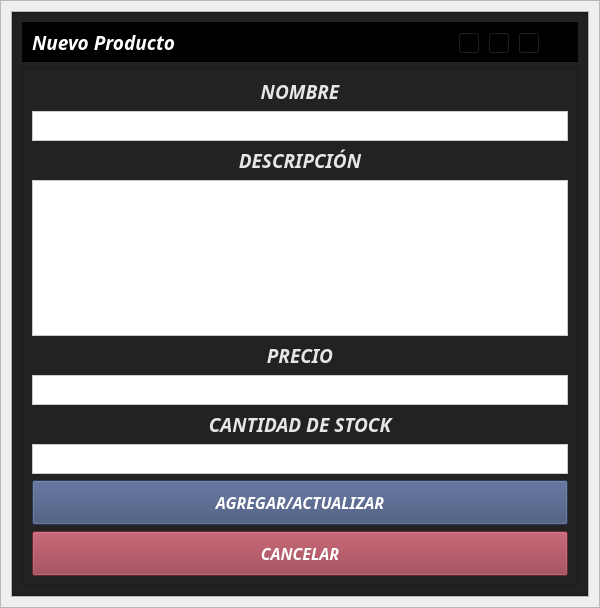
<?xml version="1.0" encoding="UTF-8"?>
<ui version="4.0">
 <class>add_edit_cliente</class>
 <widget class="QWidget" name="add_edit_cliente">
  <property name="geometry">
   <rect>
    <x>0</x>
    <y>0</y>
    <width>600</width>
    <height>608</height>
   </rect>
  </property>
  <property name="minimumSize">
   <size>
    <width>600</width>
    <height>0</height>
   </size>
  </property>
  <property name="maximumSize">
   <size>
    <width>16777215</width>
    <height>16777215</height>
   </size>
  </property>
  <property name="windowTitle">
   <string>Form</string>
  </property>
  <layout class="QVBoxLayout" name="verticalLayout">
   <property name="spacing">
    <number>0</number>
   </property>
   <property name="leftMargin">
    <number>0</number>
   </property>
   <property name="topMargin">
    <number>0</number>
   </property>
   <property name="rightMargin">
    <number>0</number>
   </property>
   <property name="bottomMargin">
    <number>0</number>
   </property>
   <item>
    <widget class="QFrame" name="central_widget_frame">
     <property name="maximumSize">
      <size>
       <width>600</width>
       <height>16777215</height>
      </size>
     </property>
     <property name="frameShape">
      <enum>QFrame::StyledPanel</enum>
     </property>
     <property name="frameShadow">
      <enum>QFrame::Raised</enum>
     </property>
     <layout class="QVBoxLayout" name="shadow_layout">
      <property name="spacing">
       <number>0</number>
      </property>
      <property name="leftMargin">
       <number>10</number>
      </property>
      <property name="topMargin">
       <number>10</number>
      </property>
      <property name="rightMargin">
       <number>10</number>
      </property>
      <property name="bottomMargin">
       <number>10</number>
      </property>
      <item>
       <widget class="QFrame" name="background_frame">
        <property name="frameShape">
         <enum>QFrame::StyledPanel</enum>
        </property>
        <property name="frameShadow">
         <enum>QFrame::Raised</enum>
        </property>
        <layout class="QVBoxLayout" name="verticalLayout_2">
         <property name="spacing">
          <number>0</number>
         </property>
         <property name="leftMargin">
          <number>0</number>
         </property>
         <property name="topMargin">
          <number>0</number>
         </property>
         <property name="rightMargin">
          <number>0</number>
         </property>
         <property name="bottomMargin">
          <number>0</number>
         </property>
         <item>
          <widget class="QFrame" name="content_frame">
           <property name="minimumSize">
            <size>
             <width>0</width>
             <height>0</height>
            </size>
           </property>
           <property name="styleSheet">
            <string notr="true">background-color: rgb(34, 34, 34);</string>
           </property>
           <property name="frameShape">
            <enum>QFrame::StyledPanel</enum>
           </property>
           <property name="frameShadow">
            <enum>QFrame::Raised</enum>
           </property>
           <layout class="QVBoxLayout" name="verticalLayout_7">
            <property name="spacing">
             <number>6</number>
            </property>
            <property name="leftMargin">
             <number>9</number>
            </property>
            <property name="topMargin">
             <number>9</number>
            </property>
            <property name="rightMargin">
             <number>9</number>
            </property>
            <property name="bottomMargin">
             <number>9</number>
            </property>
            <item>
             <widget class="QFrame" name="frame_nav">
              <property name="minimumSize">
               <size>
                <width>0</width>
                <height>40</height>
               </size>
              </property>
              <property name="maximumSize">
               <size>
                <width>16777215</width>
                <height>40</height>
               </size>
              </property>
              <property name="styleSheet">
               <string notr="true">background-color: rgb(0, 0, 0);</string>
              </property>
              <property name="frameShape">
               <enum>QFrame::StyledPanel</enum>
              </property>
              <property name="frameShadow">
               <enum>QFrame::Raised</enum>
              </property>
              <layout class="QHBoxLayout" name="horizontalLayout_6">
               <item>
                <widget class="QLabel" name="label_tittle">
                 <property name="font">
                  <font>
                   <family>Tw Cen MT</family>
                   <pointsize>14</pointsize>
                   <weight>75</weight>
                   <italic>true</italic>
                   <bold>true</bold>
                  </font>
                 </property>
                 <property name="styleSheet">
                  <string notr="true">color: rgb(255, 255, 255) ;</string>
                 </property>
                 <property name="text">
                  <string>Nuevo Producto</string>
                 </property>
                </widget>
               </item>
               <item>
                <widget class="QFrame" name="butttons_holder_frame">
                 <property name="minimumSize">
                  <size>
                   <width>110</width>
                   <height>30</height>
                  </size>
                 </property>
                 <property name="maximumSize">
                  <size>
                   <width>110</width>
                   <height>16777215</height>
                  </size>
                 </property>
                 <property name="frameShape">
                  <enum>QFrame::StyledPanel</enum>
                 </property>
                 <property name="frameShadow">
                  <enum>QFrame::Raised</enum>
                 </property>
                 <widget class="QToolButton" name="minimize_button">
                  <property name="geometry">
                   <rect>
                    <x>0</x>
                    <y>0</y>
                    <width>22</width>
                    <height>22</height>
                   </rect>
                  </property>
                  <property name="text">
                   <string>...</string>
                  </property>
                  <property name="icon">
                   <iconset>
                    <normaloff>L:/AngelCuk/assets/icons/minimize-window.png</normaloff>L:/AngelCuk/assets/icons/minimize-window.png</iconset>
                  </property>
                 </widget>
                 <widget class="QToolButton" name="restore_button">
                  <property name="geometry">
                   <rect>
                    <x>30</x>
                    <y>0</y>
                    <width>22</width>
                    <height>22</height>
                   </rect>
                  </property>
                  <property name="text">
                   <string>...</string>
                  </property>
                  <property name="icon">
                   <iconset>
                    <normaloff>L:/AngelCuk/assets/icons/restore-window.png</normaloff>L:/AngelCuk/assets/icons/restore-window.png</iconset>
                  </property>
                 </widget>
                 <widget class="QToolButton" name="maximize_button">
                  <property name="geometry">
                   <rect>
                    <x>30</x>
                    <y>0</y>
                    <width>22</width>
                    <height>22</height>
                   </rect>
                  </property>
                  <property name="text">
                   <string>...</string>
                  </property>
                  <property name="icon">
                   <iconset>
                    <normaloff>L:/AngelCuk/assets/icons/maximize-window.png</normaloff>L:/AngelCuk/assets/icons/maximize-window.png</iconset>
                  </property>
                 </widget>
                 <widget class="QToolButton" name="close_button">
                  <property name="geometry">
                   <rect>
                    <x>60</x>
                    <y>0</y>
                    <width>22</width>
                    <height>22</height>
                   </rect>
                  </property>
                  <property name="text">
                   <string>...</string>
                  </property>
                  <property name="icon">
                   <iconset>
                    <normaloff>L:/AngelCuk/assets/icons/close-window.png</normaloff>L:/AngelCuk/assets/icons/close-window.png</iconset>
                  </property>
                 </widget>
                </widget>
               </item>
              </layout>
             </widget>
            </item>
            <item>
             <widget class="QFrame" name="frame_inferior">
              <property name="maximumSize">
               <size>
                <width>16777215</width>
                <height>16777215</height>
               </size>
              </property>
              <property name="frameShape">
               <enum>QFrame::StyledPanel</enum>
              </property>
              <property name="frameShadow">
               <enum>QFrame::Raised</enum>
              </property>
              <layout class="QVBoxLayout" name="verticalLayout_3">
               <item>
                <widget class="QLabel" name="pedido_tittle_6">
                 <property name="font">
                  <font>
                   <family>Segoe UI Black</family>
                   <pointsize>14</pointsize>
                   <weight>75</weight>
                   <italic>true</italic>
                   <bold>true</bold>
                   <underline>false</underline>
                  </font>
                 </property>
                 <property name="layoutDirection">
                  <enum>Qt::LeftToRight</enum>
                 </property>
                 <property name="styleSheet">
                  <string notr="true">color: rgb(230, 230, 230);</string>
                 </property>
                 <property name="text">
                  <string>NOMBRE</string>
                 </property>
                 <property name="textFormat">
                  <enum>Qt::AutoText</enum>
                 </property>
                 <property name="alignment">
                  <set>Qt::AlignCenter</set>
                 </property>
                </widget>
               </item>
               <item>
                <widget class="QLineEdit" name="nombre_lineEdit">
                 <property name="minimumSize">
                  <size>
                   <width>0</width>
                   <height>30</height>
                  </size>
                 </property>
                 <property name="styleSheet">
                  <string notr="true">background-color: rgb(255, 255, 255);
border: 1px solid #cbcbcb
</string>
                 </property>
                </widget>
               </item>
               <item>
                <widget class="QLabel" name="pedido_tittle_7">
                 <property name="font">
                  <font>
                   <family>Segoe UI Black</family>
                   <pointsize>14</pointsize>
                   <weight>75</weight>
                   <italic>true</italic>
                   <bold>true</bold>
                   <underline>false</underline>
                  </font>
                 </property>
                 <property name="layoutDirection">
                  <enum>Qt::LeftToRight</enum>
                 </property>
                 <property name="styleSheet">
                  <string notr="true">color: rgb(230, 230, 230);</string>
                 </property>
                 <property name="text">
                  <string>DESCRIPCIÓN</string>
                 </property>
                 <property name="textFormat">
                  <enum>Qt::AutoText</enum>
                 </property>
                 <property name="alignment">
                  <set>Qt::AlignCenter</set>
                 </property>
                </widget>
               </item>
               <item>
                <widget class="QPlainTextEdit" name="descripcion_plainTextEdit">
                 <property name="styleSheet">
                  <string notr="true">background-color: rgb(255, 255, 255);
border: 1px solid #cbcbcb
</string>
                 </property>
                </widget>
               </item>
               <item>
                <widget class="QLabel" name="pedido_tittle_5">
                 <property name="font">
                  <font>
                   <family>Segoe UI Black</family>
                   <pointsize>14</pointsize>
                   <weight>75</weight>
                   <italic>true</italic>
                   <bold>true</bold>
                  </font>
                 </property>
                 <property name="styleSheet">
                  <string notr="true">color: rgb(230, 230, 230);</string>
                 </property>
                 <property name="text">
                  <string>PRECIO</string>
                 </property>
                 <property name="alignment">
                  <set>Qt::AlignCenter</set>
                 </property>
                </widget>
               </item>
               <item>
                <widget class="QLineEdit" name="precio_lineEdit">
                 <property name="minimumSize">
                  <size>
                   <width>0</width>
                   <height>30</height>
                  </size>
                 </property>
                 <property name="styleSheet">
                  <string notr="true">background-color: rgb(255, 255, 255);
border: 1px solid #cbcbcb
</string>
                 </property>
                </widget>
               </item>
               <item>
                <widget class="QLabel" name="pedido_tittle_8">
                 <property name="font">
                  <font>
                   <family>Segoe UI Black</family>
                   <pointsize>14</pointsize>
                   <weight>75</weight>
                   <italic>true</italic>
                   <bold>true</bold>
                  </font>
                 </property>
                 <property name="styleSheet">
                  <string notr="true">color: rgb(230, 230, 230);</string>
                 </property>
                 <property name="text">
                  <string>CANTIDAD DE STOCK</string>
                 </property>
                 <property name="alignment">
                  <set>Qt::AlignCenter</set>
                 </property>
                </widget>
               </item>
               <item>
                <widget class="QLineEdit" name="stock_lineEdit">
                 <property name="minimumSize">
                  <size>
                   <width>0</width>
                   <height>30</height>
                  </size>
                 </property>
                 <property name="styleSheet">
                  <string notr="true">background-color: rgb(255, 255, 255);
border: 1px solid #cbcbcb
</string>
                 </property>
                </widget>
               </item>
               <item>
                <widget class="QPushButton" name="add_edit_button">
                 <property name="minimumSize">
                  <size>
                   <width>0</width>
                   <height>45</height>
                  </size>
                 </property>
                 <property name="font">
                  <font>
                   <family>Segoe UI Black</family>
                   <pointsize>12</pointsize>
                   <weight>75</weight>
                   <italic>true</italic>
                   <bold>true</bold>
                  </font>
                 </property>
                 <property name="styleSheet">
                  <string notr="true">QPushButton{
	background-color: rgb(60, 76, 116);
	color: white;
}

QPushButton:hover{
	
	background-color: rgb(30, 38, 57);
}


</string>
                 </property>
                 <property name="text">
                  <string>AGREGAR/ACTUALIZAR</string>
                 </property>
                </widget>
               </item>
               <item>
                <widget class="QPushButton" name="cancel_button">
                 <property name="minimumSize">
                  <size>
                   <width>0</width>
                   <height>45</height>
                  </size>
                 </property>
                 <property name="font">
                  <font>
                   <family>Segoe UI Black</family>
                   <pointsize>12</pointsize>
                   <weight>75</weight>
                   <italic>true</italic>
                   <bold>true</bold>
                  </font>
                 </property>
                 <property name="styleSheet">
                  <string notr="true">QPushButton{
	background-color: rgb(148, 52, 68  );
	color: white;
}

QPushButton:hover{
	
	background-color: rgb(97, 35, 45);
}


</string>
                 </property>
                 <property name="text">
                  <string>CANCELAR</string>
                 </property>
                </widget>
               </item>
              </layout>
             </widget>
            </item>
           </layout>
          </widget>
         </item>
        </layout>
       </widget>
      </item>
     </layout>
    </widget>
   </item>
  </layout>
 </widget>
 <resources/>
 <connections/>
</ui>
